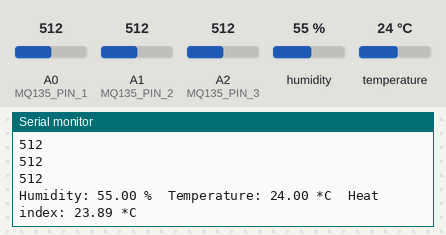
Simulated run of this sketch. Board: Arduino Uno, built with avr-gcc and run on an emulated ATmega328P. Parts: the last lines printed to the serial monitor. The inputs (shaded band) are chosen by the test bench; at power-on: humidity 55 %, A0 (MQ135_PIN_1) = 512, A1 (MQ135_PIN_2) = 512, A2 (MQ135_PIN_3) = 512, temperature 24 °C.

Above: at 4.8 s.
4.9 s: humidity set to 22 %
At 6.7 s:
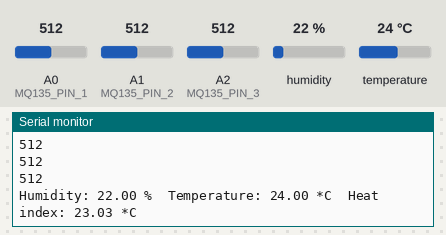
7.9 s: A0 (MQ135_PIN_1) set to 716
10.9 s: A1 (MQ135_PIN_2) set to 306
At 12.9 s:
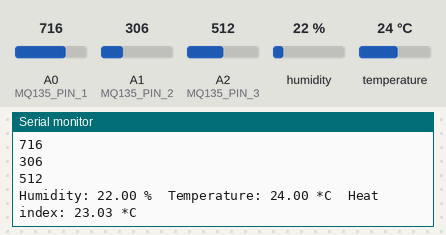
13.9 s: A2 (MQ135_PIN_3) set to 810
At 15.4 s:
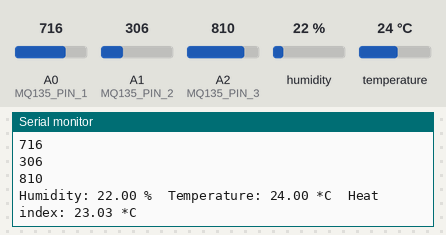
16.9 s: temperature set to 12 °C
At 19.2 s:
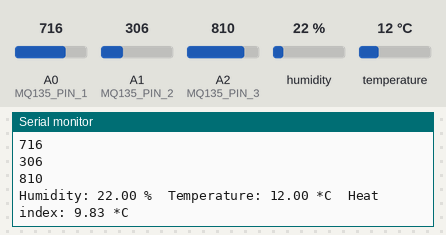
19.9 s: temperature set to 28 °C
At 21.7 s:
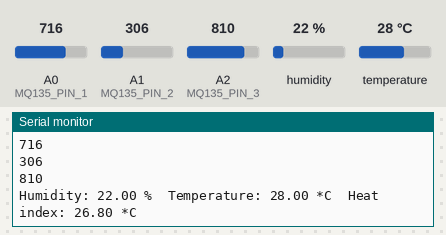
Timing chart, 0 to 23.2 s (numbered marks = the images above; inputs shaded):
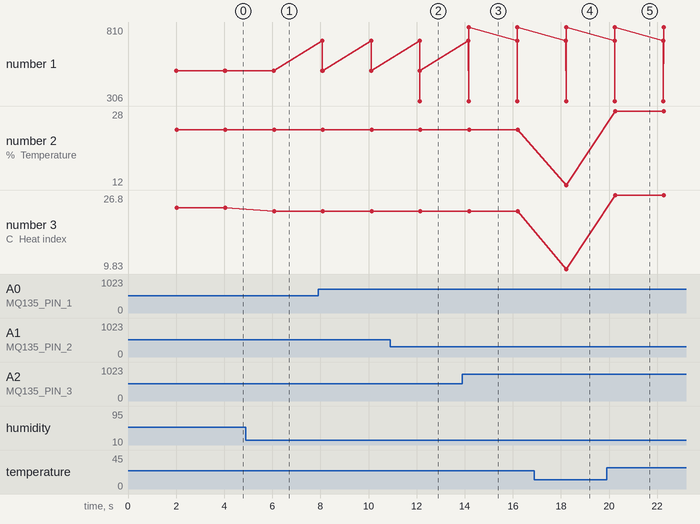

The sketch:

onion.ino
```cpp
#include <DHT.h>

#define MQ135_PIN_1 A0
#define MQ135_PIN_2 A1
#define MQ135_PIN_3 A2
#define buzzer 7
#define DHTPIN 2     // Digital pin connected to the DHT sensor
#define DHTTYPE DHT11   // DHT 11

DHT dht(DHTPIN, DHTTYPE);

void setup() {
  Serial.begin(9600);
  dht.begin();

}

void loop() {
  // Wait a few seconds between measurements.
  delay(2000);
  int gasValue1 = analogRead(MQ135_PIN_1);
  int gasValue2 = analogRead(MQ135_PIN_2);
  int gasValue3 = analogRead(MQ135_PIN_3);
  int threshold = 800;
  Serial.println(gasValue1,DEC);
  Serial.println(gasValue2,DEC);
  Serial.println(gasValue3,DEC);
  // Reading temperature or humidity takes about 250 milliseconds!
  float h = dht.readHumidity();
  float t = dht.readTemperature();


  // Check if any reads failed and exit early (to try again).
  if (isnan(h) || isnan(t)) {
    Serial.println("Failed to read from DHT sensor!");
    return;
  }
    if(gasValue1 > threshold){

    digitalWrite(buzzer, HIGH);
    delay(1000);
    digitalWrite(buzzer, LOW);


   }

  // Compute heat index in Celsius (isFahreheit = false)
  float hic = dht.computeHeatIndex(t, h, false);

  Serial.print("Humidity: ");
  Serial.print(h);
  Serial.print(" %\t");
  Serial.print("Temperature: ");
  Serial.print(t);
  Serial.print(" *C\t");
  Serial.print("Heat index: ");
  Serial.print(hic);
  Serial.print(" *C");
  Serial.println();
}
```

Measured:
- after the input at 4.9 s, the serial monitor: prints a new line after 1.2 s (image 1)
- after the input at 10.9 s, the serial monitor: prints a new line after 1.2 s (image 2)
- after the input at 13.9 s, the serial monitor: prints a new line after 0.27 s (image 3)
- after the input at 16.9 s, the serial monitor: prints a new line after 1.3 s (image 4)
- after the input at 19.9 s, the serial monitor: prints a new line after 0.36 s (image 5)
- plotted number 1: 512 → 810 after the input at 13.9 s
- plotted number 2: 24 → 12 after the input at 16.9 s, 12 → 28 after the input at 19.9 s
- plotted number 3: 23.89 → 23.03 after the input at 4.9 s, 23.03 → 9.83 after the input at 16.9 s, 9.83 → 26.8 after the input at 19.9 s
